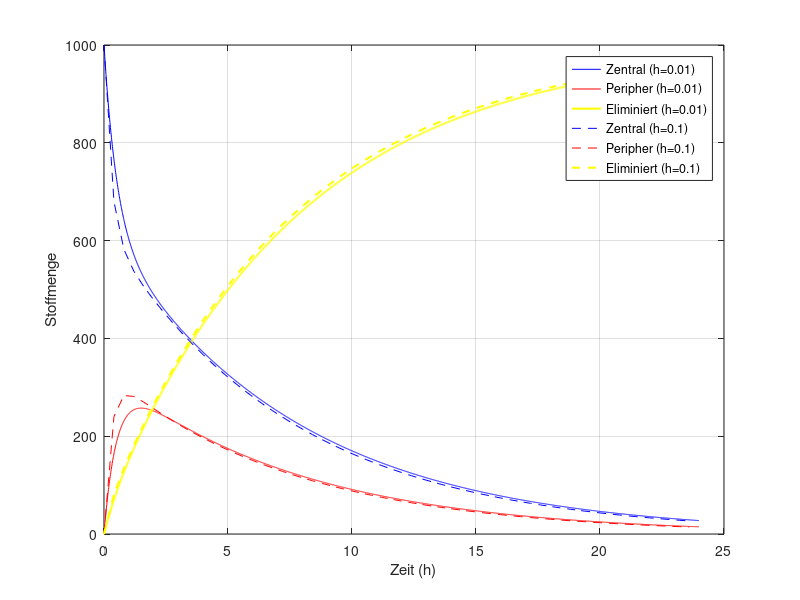

Recreate this plot in MATLAB.
function [] = Bolus()
%% Modell des i.v. Bolus
par.D = 1000;
par.k12 = 0.6;
par.k21 = 1.25;
par.k10 = 0.2;

% Schrittweite
tend = 24; % entspricht 24 Stunden, alle Austauschraten sind in Stunden 

% Aufrufen der Funktion
h1 = 0.01;
[t1, Xp1, Xc1, E1] = bolus_euler_iteration(tend, h1, par);

h2 = 0.4;
[t2, Xp2, Xc2, E2] = bolus_euler_iteration(tend, h2, par);

% plotten
figure(1);
clf; % Grafikfenster vorher leeren

% h1 (Schrittweite 0.01) als durchgezogene Linien
plot(t1, Xc1, 'b', t1, Xp1, 'r', t1, E1, 'y', 'LineWidth', 1.5); 
hold on; % <--- WICHTIG: Erlaubt das Zeichnen mehrerer Graphen in ein Diagramm!

% h2 (Schrittweite 0.1) als gestrichelte Linien
plot(t2, Xc2, 'b--', t2, Xp2, 'r--', t2, E2, 'y--', 'LineWidth', 1.5);

xlabel('Zeit (h)');
ylabel('Stoffmenge');
legend('Zentral (h=0.01)', 'Peripher (h=0.01)', 'Eliminiert (h=0.01)', ...
       'Zentral (h=0.1)', 'Peripher (h=0.1)', 'Eliminiert (h=0.1)', 'Location', 'best');
grid on;
hold off;
end

function [t, Xp, Xc, E] = bolus_euler_iteration(tend, h, par)
% Parameter 
D = par.D;
k12 = par.k12;
k21 = par.k21;
k10 = par.k10;

% Anfangsbedingungen
Xc(1) = D;
Xp(1) = 0;
E(1)  = 0;

N = ceil(tend/h);

% Iteration nach Euler
for i = 1:N-1
    Xc(i+1) = Xc(i) + h*(-k12*Xc(i) + k21*Xp(i) - k10*Xc(i));
    Xp(i+1) = Xp(i) + h*(-k21*Xp(i) + k12*Xc(i));
    E(i+1)  = E(i)  + h*k10*Xc(i);
end

% Zeitvektor
t = 0:h:(N-1)*h;
end
